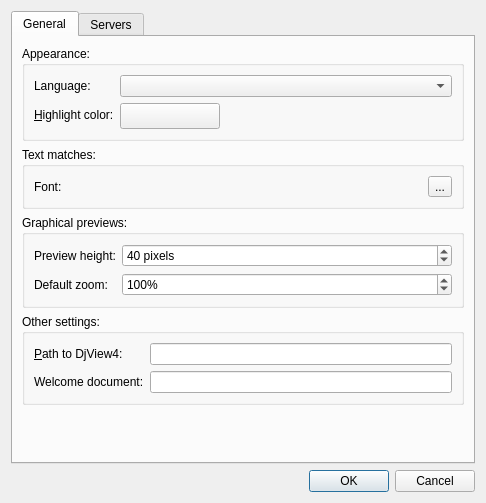
<?xml version="1.0" encoding="UTF-8"?>
<ui version="4.0">
 <class>PreferencesDialog</class>
 <widget class="QDialog" name="PreferencesDialog">
  <property name="geometry">
   <rect>
    <x>0</x>
    <y>0</y>
    <width>486</width>
    <height>503</height>
   </rect>
  </property>
  <property name="windowTitle">
   <string>Preferences</string>
  </property>
  <layout class="QVBoxLayout" name="verticalLayout">
   <item>
    <widget class="QTabWidget" name="tabWidget">
     <property name="currentIndex">
      <number>0</number>
     </property>
     <widget class="QWidget" name="generalTab">
      <attribute name="title">
       <string>General</string>
      </attribute>
      <layout class="QVBoxLayout" name="verticalLayout_3">
       <item>
        <widget class="QGroupBox" name="appearanceGroup">
         <property name="title">
          <string>Appearance:</string>
         </property>
         <layout class="QFormLayout" name="formLayout_2">
          <item row="0" column="0">
           <widget class="QLabel" name="languageLabel">
            <property name="text">
             <string>Language:</string>
            </property>
           </widget>
          </item>
          <item row="0" column="1">
           <widget class="QComboBox" name="languageCombo">
            <property name="insertPolicy">
             <enum>QComboBox::InsertAlphabetically</enum>
            </property>
           </widget>
          </item>
          <item row="1" column="0">
           <widget class="QLabel" name="highlightLabel">
            <property name="text">
             <string>&amp;Highlight color:</string>
            </property>
            <property name="buddy">
             <cstring>highlightButton</cstring>
            </property>
           </widget>
          </item>
          <item row="1" column="1">
           <widget class="QPushButton" name="highlightButton">
            <property name="sizePolicy">
             <sizepolicy hsizetype="Preferred" vsizetype="Fixed">
              <horstretch>0</horstretch>
              <verstretch>0</verstretch>
             </sizepolicy>
            </property>
            <property name="minimumSize">
             <size>
              <width>100</width>
              <height>26</height>
             </size>
            </property>
            <property name="maximumSize">
             <size>
              <width>100</width>
              <height>26</height>
             </size>
            </property>
            <property name="text">
             <string/>
            </property>
           </widget>
          </item>
         </layout>
         <zorder>highlightLabel</zorder>
         <zorder>highlightButton</zorder>
         <zorder>languageLabel</zorder>
         <zorder>languageCombo</zorder>
        </widget>
       </item>
       <item>
        <widget class="QGroupBox" name="groupBox">
         <property name="title">
          <string>Text matches:</string>
         </property>
         <layout class="QFormLayout" name="formLayout">
          <item row="0" column="0">
           <widget class="QLabel" name="label_3">
            <property name="text">
             <string>Font:</string>
            </property>
            <property name="buddy">
             <cstring>fontButton</cstring>
            </property>
           </widget>
          </item>
          <item row="0" column="1">
           <layout class="QHBoxLayout" name="horizontalLayout">
            <property name="spacing">
             <number>0</number>
            </property>
            <item>
             <widget class="QLabel" name="fontLabel">
              <property name="sizePolicy">
               <sizepolicy hsizetype="Preferred" vsizetype="Preferred">
                <horstretch>10</horstretch>
                <verstretch>0</verstretch>
               </sizepolicy>
              </property>
              <property name="text">
               <string notr="true"/>
              </property>
             </widget>
            </item>
            <item>
             <widget class="QToolButton" name="fontButton">
              <property name="text">
               <string>...</string>
              </property>
             </widget>
            </item>
           </layout>
          </item>
         </layout>
        </widget>
       </item>
       <item>
        <widget class="QGroupBox" name="groupBox_2">
         <property name="title">
          <string>Graphical previews:</string>
         </property>
         <layout class="QFormLayout" name="formLayout_4">
          <item row="0" column="0">
           <widget class="QLabel" name="label_2">
            <property name="text">
             <string>Preview height:</string>
            </property>
           </widget>
          </item>
          <item row="0" column="1">
           <widget class="QSpinBox" name="previewHeightSpin">
            <property name="suffix">
             <string> pixels</string>
            </property>
            <property name="minimum">
             <number>20</number>
            </property>
            <property name="maximum">
             <number>160</number>
            </property>
            <property name="singleStep">
             <number>10</number>
            </property>
            <property name="value">
             <number>40</number>
            </property>
           </widget>
          </item>
          <item row="1" column="0">
           <widget class="QLabel" name="label_5">
            <property name="text">
             <string>Default zoom:</string>
            </property>
           </widget>
          </item>
          <item row="1" column="1">
           <widget class="QSpinBox" name="zoomSpin">
            <property name="suffix">
             <string notr="true">%</string>
            </property>
            <property name="minimum">
             <number>25</number>
            </property>
            <property name="maximum">
             <number>1000</number>
            </property>
            <property name="singleStep">
             <number>25</number>
            </property>
            <property name="value">
             <number>100</number>
            </property>
           </widget>
          </item>
         </layout>
        </widget>
       </item>
       <item>
        <widget class="QGroupBox" name="otherGroup">
         <property name="title">
          <string>Other settings:</string>
         </property>
         <layout class="QFormLayout" name="formLayout_3">
          <item row="0" column="0">
           <widget class="QLabel" name="label">
            <property name="text">
             <string>&amp;Path to DjView4:</string>
            </property>
            <property name="buddy">
             <cstring>pathEdit</cstring>
            </property>
           </widget>
          </item>
          <item row="0" column="1">
           <widget class="QLineEdit" name="pathEdit">
            <property name="minimumSize">
             <size>
              <width>250</width>
              <height>0</height>
             </size>
            </property>
            <property name="text">
             <string/>
            </property>
           </widget>
          </item>
          <item row="1" column="0">
           <widget class="QLabel" name="label_4">
            <property name="text">
             <string>Welcome document:</string>
            </property>
            <property name="buddy">
             <cstring>pathEdit</cstring>
            </property>
           </widget>
          </item>
          <item row="1" column="1">
           <widget class="QLineEdit" name="welcomeEdit">
            <property name="minimumSize">
             <size>
              <width>250</width>
              <height>0</height>
             </size>
            </property>
            <property name="text">
             <string/>
            </property>
           </widget>
          </item>
         </layout>
        </widget>
       </item>
       <item>
        <spacer name="generalSpacer">
         <property name="orientation">
          <enum>Qt::Vertical</enum>
         </property>
         <property name="sizeHint" stdset="0">
          <size>
           <width>0</width>
           <height>0</height>
          </size>
         </property>
        </spacer>
       </item>
      </layout>
     </widget>
     <widget class="QWidget" name="serverTab">
      <attribute name="title">
       <string>Servers</string>
      </attribute>
      <layout class="QHBoxLayout" name="horizontalLayout_2">
       <item>
        <widget class="QListWidget" name="serversList">
         <property name="editTriggers">
          <set>QAbstractItemView::AnyKeyPressed|QAbstractItemView::DoubleClicked|QAbstractItemView::EditKeyPressed|QAbstractItemView::SelectedClicked</set>
         </property>
        </widget>
       </item>
       <item>
        <layout class="QVBoxLayout" name="verticalLayout_2">
         <item>
          <widget class="QPushButton" name="addServerButton">
           <property name="text">
            <string>&amp;Add</string>
           </property>
          </widget>
         </item>
         <item>
          <widget class="QPushButton" name="removeServerButton">
           <property name="text">
            <string>&amp;Remove</string>
           </property>
          </widget>
         </item>
         <item>
          <spacer name="verticalSpacer">
           <property name="orientation">
            <enum>Qt::Vertical</enum>
           </property>
           <property name="sizeHint" stdset="0">
            <size>
             <width>20</width>
             <height>40</height>
            </size>
           </property>
          </spacer>
         </item>
        </layout>
       </item>
      </layout>
     </widget>
    </widget>
   </item>
   <item>
    <widget class="QDialogButtonBox" name="buttonBox">
     <property name="orientation">
      <enum>Qt::Horizontal</enum>
     </property>
     <property name="standardButtons">
      <set>QDialogButtonBox::Cancel|QDialogButtonBox::Ok</set>
     </property>
    </widget>
   </item>
  </layout>
 </widget>
 <tabstops>
  <tabstop>tabWidget</tabstop>
  <tabstop>languageCombo</tabstop>
  <tabstop>highlightButton</tabstop>
  <tabstop>fontButton</tabstop>
  <tabstop>previewHeightSpin</tabstop>
  <tabstop>zoomSpin</tabstop>
  <tabstop>pathEdit</tabstop>
  <tabstop>welcomeEdit</tabstop>
  <tabstop>buttonBox</tabstop>
  <tabstop>addServerButton</tabstop>
  <tabstop>serversList</tabstop>
  <tabstop>removeServerButton</tabstop>
 </tabstops>
 <resources/>
 <connections>
  <connection>
   <sender>buttonBox</sender>
   <signal>accepted()</signal>
   <receiver>PreferencesDialog</receiver>
   <slot>accept()</slot>
   <hints>
    <hint type="sourcelabel">
     <x>248</x>
     <y>254</y>
    </hint>
    <hint type="destinationlabel">
     <x>157</x>
     <y>274</y>
    </hint>
   </hints>
  </connection>
  <connection>
   <sender>buttonBox</sender>
   <signal>rejected()</signal>
   <receiver>PreferencesDialog</receiver>
   <slot>reject()</slot>
   <hints>
    <hint type="sourcelabel">
     <x>316</x>
     <y>260</y>
    </hint>
    <hint type="destinationlabel">
     <x>286</x>
     <y>274</y>
    </hint>
   </hints>
  </connection>
 </connections>
</ui>
